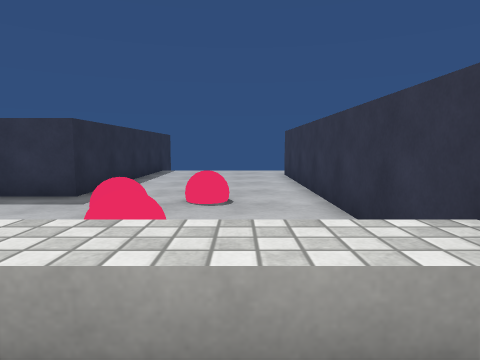
View 1 (above)

17 first-person views from a walk through a 3-D level made in the Unity game engine. The camera is 1.2 m above the floor, tilts 6° down and sees 75° across. The floor is counted in squares, 1 m on a side. Each view is taken from the middle of a square. On the plan, view 1 faces up. The plan holds only what a view shows up to about 13 squares ahead; the rest is blank. The place goes on beyond the plan. The player is left out. Surface patterns are stand-ins for the level's own textures.

View 2
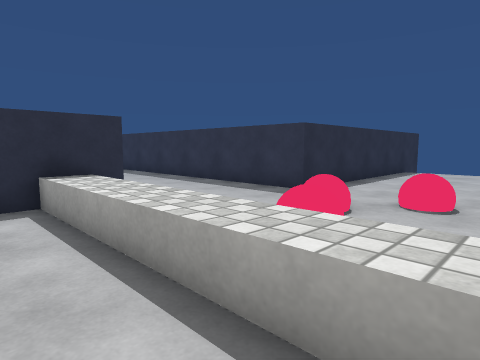

View 3
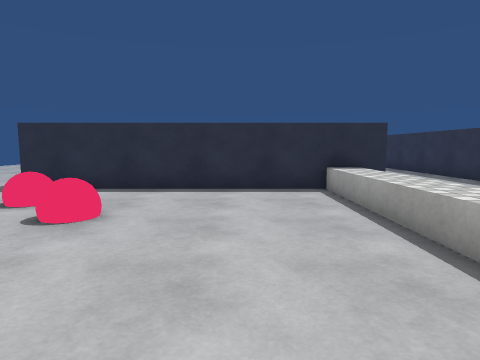

View 4
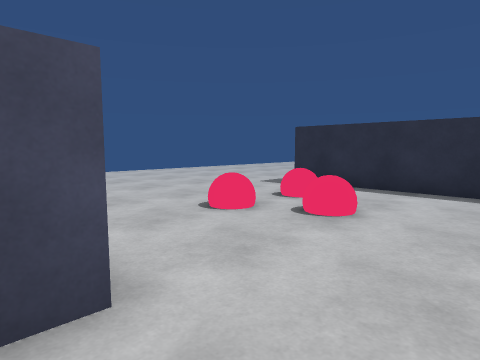

View 5
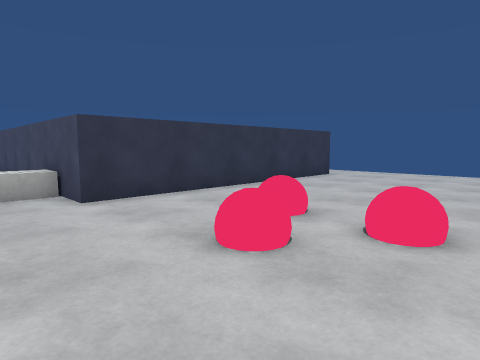

View 6
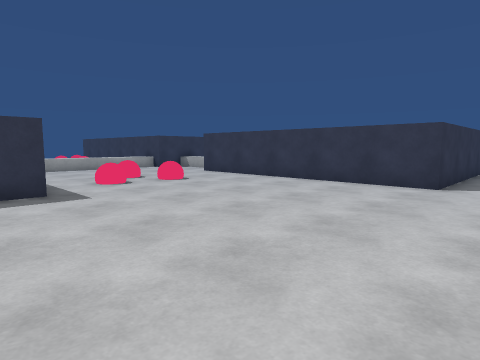

View 7
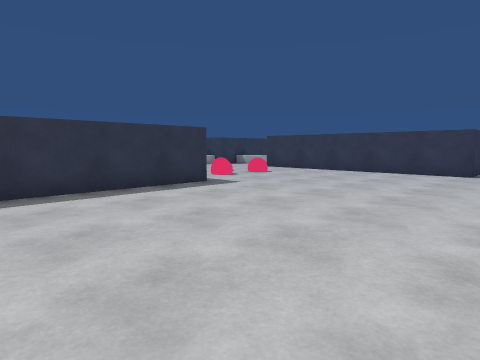

View 8
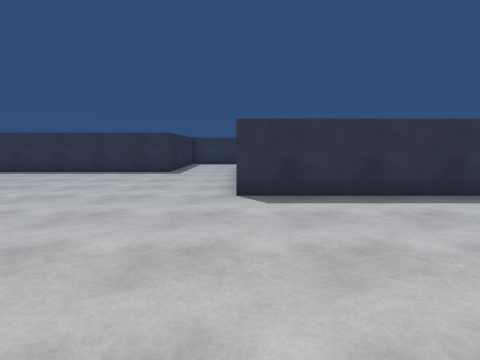

View 9
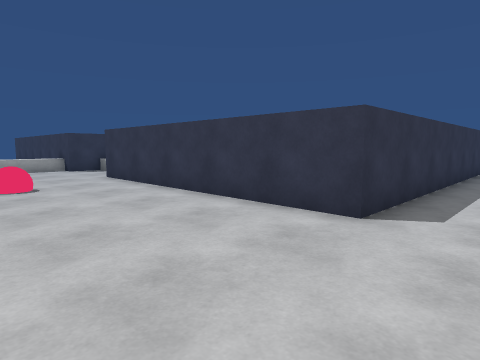

View 10
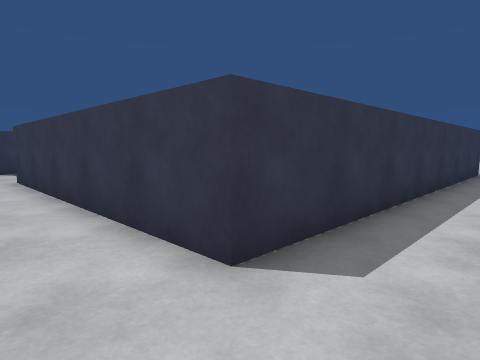

View 11
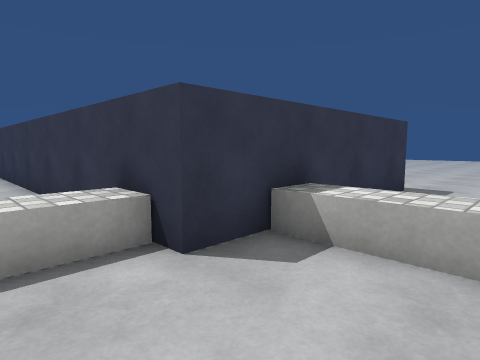

View 12
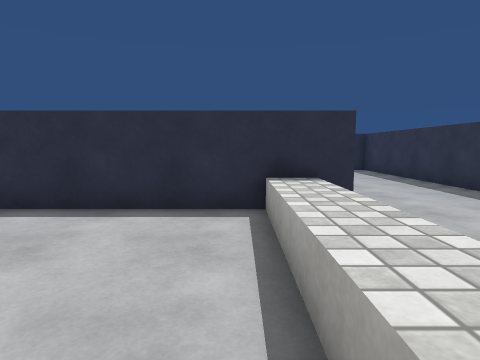

View 13
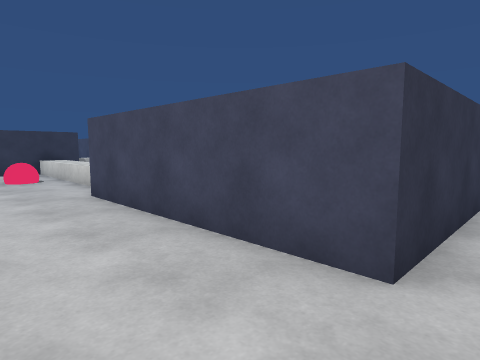

View 14
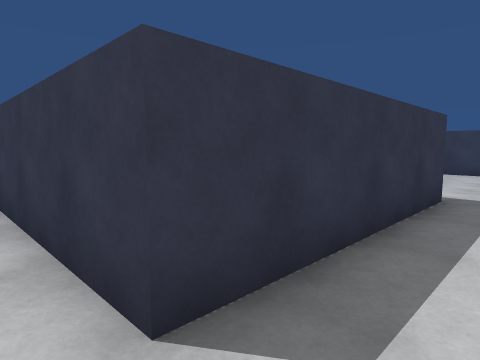

View 15
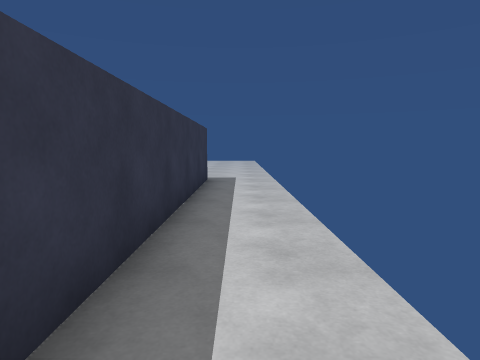

View 16
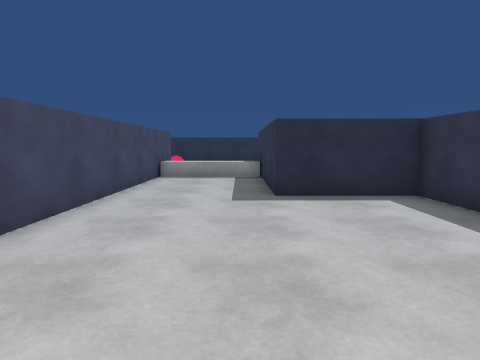

View 17
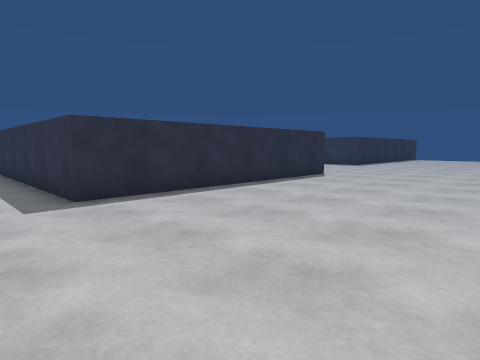

### Floor plan
Points are (right, up) in squares from view 1. A wall is a line through its corners. A room is listed if a view was taken in it or the views show most of it. See-through windows are left out.
Room 1 (views 1, 2, 3, 4, 5, 6, 7, 8, 9, 10, 11, 12, 13, 14, 15)
walls: (-13.1, -1.2) (-13.1, 3.2) (-6, 3.2) (-6, -7.3) (-13.1, -7.3) (-13.1, -1.8); (9.3, 0.9) (2, 0.9) (2, 11.5); (-4, 11.5) (-4, 7.5) (-13.1, 7.5); (16.7, -13.8) (2, -13.8) (2, -3.3) (9.4, -3.3)
low walls: (3.4, -3.2) (3.4, -2); (3.4, -1.6) (3.4, 0.9); (-2.5, 2.5) (-1.6, 2.5); (-4.1, 2.5) (-2.6, 2.5); (-1.5, 2.5) (-0.6, 2.5); (-0.5, 2.5) (0.4, 2.5); (2, 1.5) (-6, 1.5); (4.4, 0.9) (4.4, -3.2)
ways out: opening at (10, -1) to room 2; opening at (17, -15.5) to room 2
objects: other object (-4, -6) to (-3, -5); other object (-3, -4) to (-2, -4); other object (-2, -6) to (-1, -5); other object (-2, 5) to (-2, 6); other object (-1, 4); other object (-1, 7)
Room 2 (views 16, 17)
walls: (16.7, -4.8) (16.7, -13.8); (11.2, 4.4) (9.3, 4.4) (9.3, 0.9); (9.4, -3.3) (12.9, -3.3)
ways out: opening at (10, -1) to room 1; opening at (17, -15.5) to room 1

Where each view was taken, in squares from view 1:
view 1: 0 up, 0 right, facing up
view 2: 0 up, 1 right, facing up-left
view 3: 1 down, 3 right, facing left
view 4: 1 down, 3 right, facing down-left
view 5: 1 down, 5 left, facing down-right
view 6: 16 down, 8 left, facing up-right
view 7: 16 down, 13 left, facing up-right
view 8: 15 down, 13 left, facing up
view 9: 16 down, 3 left, facing up-right
view 10: 16 down, 0 right, facing up-right
view 11: 2 down, 0 right, facing up-right
view 12: 1 up, 0 right, facing left
view 13: 6 up, 14 left, facing down-right
view 14: 9 down, 14 left, facing up-right
view 15: 15 down, 5 right, facing right
view 16: 0 up, 17 right, facing left
view 17: 16 down, 24 right, facing up-left
